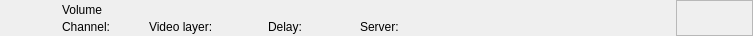
<?xml version="1.0" encoding="UTF-8"?>
<ui version="4.0">
 <class>RundownVolumeWidget</class>
 <widget class="QWidget" name="RundownVolumeWidget">
  <property name="geometry">
   <rect>
    <x>0</x>
    <y>0</y>
    <width>753</width>
    <height>36</height>
   </rect>
  </property>
  <layout class="QHBoxLayout" name="horizontalLayout">
   <property name="spacing">
    <number>0</number>
   </property>
   <property name="margin">
    <number>0</number>
   </property>
   <item>
    <widget class="QFrame" name="frameItem">
     <property name="sizePolicy">
      <sizepolicy hsizetype="Preferred" vsizetype="Fixed">
       <horstretch>0</horstretch>
       <verstretch>0</verstretch>
      </sizepolicy>
     </property>
     <property name="minimumSize">
      <size>
       <width>0</width>
       <height>36</height>
      </size>
     </property>
     <widget class="QLabel" name="labelIcon">
      <property name="geometry">
       <rect>
        <x>22</x>
        <y>2</y>
        <width>32</width>
        <height>32</height>
       </rect>
      </property>
      <property name="text">
       <string/>
      </property>
      <property name="pixmap">
       <pixmap resource="../Widgets.qrc">:/Graphics/Images/Volume.png</pixmap>
      </property>
      <property name="scaledContents">
       <bool>true</bool>
      </property>
     </widget>
     <widget class="QLabel" name="labelChannel">
      <property name="geometry">
       <rect>
        <x>62</x>
        <y>19</y>
        <width>75</width>
        <height>16</height>
       </rect>
      </property>
      <property name="text">
       <string>Channel:</string>
      </property>
     </widget>
     <widget class="QLabel" name="labelLabel">
      <property name="geometry">
       <rect>
        <x>62</x>
        <y>2</y>
        <width>561</width>
        <height>16</height>
       </rect>
      </property>
      <property name="text">
       <string>Volume</string>
      </property>
     </widget>
     <widget class="QLabel" name="labelVideolayer">
      <property name="geometry">
       <rect>
        <x>149</x>
        <y>19</y>
        <width>110</width>
        <height>16</height>
       </rect>
      </property>
      <property name="text">
       <string>Video layer:</string>
      </property>
     </widget>
     <widget class="QLabel" name="labelColor">
      <property name="geometry">
       <rect>
        <x>0</x>
        <y>0</y>
        <width>18</width>
        <height>36</height>
       </rect>
      </property>
      <property name="text">
       <string/>
      </property>
     </widget>
     <widget class="QLabel" name="labelGroupColor">
      <property name="geometry">
       <rect>
        <x>0</x>
        <y>0</y>
        <width>6</width>
        <height>36</height>
       </rect>
      </property>
      <property name="text">
       <string/>
      </property>
     </widget>
     <widget class="QLabel" name="labelDevice">
      <property name="geometry">
       <rect>
        <x>360</x>
        <y>19</y>
        <width>260</width>
        <height>16</height>
       </rect>
      </property>
      <property name="text">
       <string>Server:</string>
      </property>
     </widget>
     <widget class="QLabel" name="labelDelay">
      <property name="geometry">
       <rect>
        <x>268</x>
        <y>19</y>
        <width>83</width>
        <height>16</height>
       </rect>
      </property>
      <property name="text">
       <string>Delay:</string>
      </property>
     </widget>
    </widget>
   </item>
   <item>
    <widget class="QFrame" name="frameStatus">
     <property name="minimumSize">
      <size>
       <width>77</width>
       <height>0</height>
      </size>
     </property>
     <property name="maximumSize">
      <size>
       <width>77</width>
       <height>16777215</height>
      </size>
     </property>
     <property name="frameShape">
      <enum>QFrame::StyledPanel</enum>
     </property>
     <property name="frameShadow">
      <enum>QFrame::Raised</enum>
     </property>
     <widget class="QLabel" name="labelGpiConnected">
      <property name="geometry">
       <rect>
        <x>1</x>
        <y>2</y>
        <width>32</width>
        <height>32</height>
       </rect>
      </property>
      <property name="minimumSize">
       <size>
        <width>32</width>
        <height>32</height>
       </size>
      </property>
      <property name="maximumSize">
       <size>
        <width>32</width>
        <height>32</height>
       </size>
      </property>
      <property name="lineWidth">
       <number>0</number>
      </property>
      <property name="text">
       <string/>
      </property>
      <property name="pixmap">
       <pixmap resource="../Widgets.qrc">:/Graphics/Images/GpiConnected.png</pixmap>
      </property>
      <property name="scaledContents">
       <bool>true</bool>
      </property>
     </widget>
     <widget class="QLabel" name="labelDisconnected">
      <property name="geometry">
       <rect>
        <x>32</x>
        <y>2</y>
        <width>32</width>
        <height>32</height>
       </rect>
      </property>
      <property name="minimumSize">
       <size>
        <width>32</width>
        <height>32</height>
       </size>
      </property>
      <property name="maximumSize">
       <size>
        <width>32</width>
        <height>32</height>
       </size>
      </property>
      <property name="text">
       <string/>
      </property>
      <property name="pixmap">
       <pixmap resource="../Widgets.qrc">:/Graphics/Images/Disconnected.png</pixmap>
      </property>
      <property name="scaledContents">
       <bool>true</bool>
      </property>
     </widget>
     <widget class="QLabel" name="labelActiveColor">
      <property name="geometry">
       <rect>
        <x>69</x>
        <y>0</y>
        <width>8</width>
        <height>36</height>
       </rect>
      </property>
      <property name="minimumSize">
       <size>
        <width>8</width>
        <height>36</height>
       </size>
      </property>
      <property name="maximumSize">
       <size>
        <width>8</width>
        <height>36</height>
       </size>
      </property>
      <property name="text">
       <string/>
      </property>
     </widget>
    </widget>
   </item>
  </layout>
 </widget>
 <resources>
  <include location="../Widgets.qrc"/>
 </resources>
 <connections/>
 <slots>
  <slot>addToCombo()</slot>
 </slots>
</ui>
